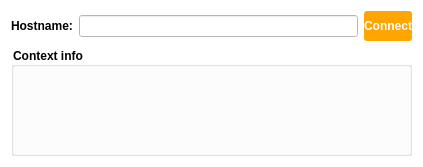
<?xml version="1.0" encoding="UTF-8"?>
<ui version="4.0">
 <class>Connect</class>
 <widget class="QWidget" name="Connect">
  <property name="geometry">
   <rect>
    <x>0</x>
    <y>0</y>
    <width>423</width>
    <height>167</height>
   </rect>
  </property>
  <property name="windowTitle">
   <string>Form</string>
  </property>
  <property name="styleSheet">
   <string notr="true">background-color: transparent;
color: black;</string>
  </property>
  <layout class="QVBoxLayout" name="verticalLayout">
   <item>
    <layout class="QHBoxLayout" name="horizontalLayout_2">
     <item>
      <widget class="QLabel" name="label">
       <property name="styleSheet">
        <string notr="true">font: 75 10pt &quot;DejaVu Sans&quot;;
font-weight: bold;</string>
       </property>
       <property name="text">
        <string>Hostname:</string>
       </property>
      </widget>
     </item>
     <item>
      <widget class="QLineEdit" name="hostname">
       <property name="styleSheet">
        <string notr="true">QLineEdit { background-color: white; }</string>
       </property>
      </widget>
     </item>
     <item>
      <widget class="QPushButton" name="connectBtn">
       <property name="styleSheet">
        <string notr="true">QPushButton {
color: white;
background-color: orange;
font-family: &quot;monospace&quot;;
font-weight: bold;
height: 30px;
border-width: 0px;
border-radius: 3px;
min-width: 6em;
}
QPushButton:disabled {
background-color: grey;
}
QPushButton:pressed {
background-color: #F45000;
}
QPushButton[connected=true] {
background-color: green;
}
QPushButton[failed=true] {
background-color: red;
}</string>
       </property>
       <property name="text">
        <string>Connect</string>
       </property>
      </widget>
     </item>
    </layout>
   </item>
   <item>
    <widget class="QGroupBox" name="groupBox">
     <property name="styleSheet">
      <string notr="true">QGroupBox {
font: 75 10pt &quot;DejaVu Sans&quot;;
font-weight: bold;
}
</string>
     </property>
     <property name="title">
      <string>Context info</string>
     </property>
     <layout class="QVBoxLayout" name="verticalLayout_2">
      <item>
       <widget class="QPlainTextEdit" name="description">
        <property name="frameShape">
         <enum>QFrame::NoFrame</enum>
        </property>
        <property name="readOnly">
         <bool>true</bool>
        </property>
       </widget>
      </item>
     </layout>
    </widget>
   </item>
  </layout>
 </widget>
 <resources/>
 <connections/>
</ui>
